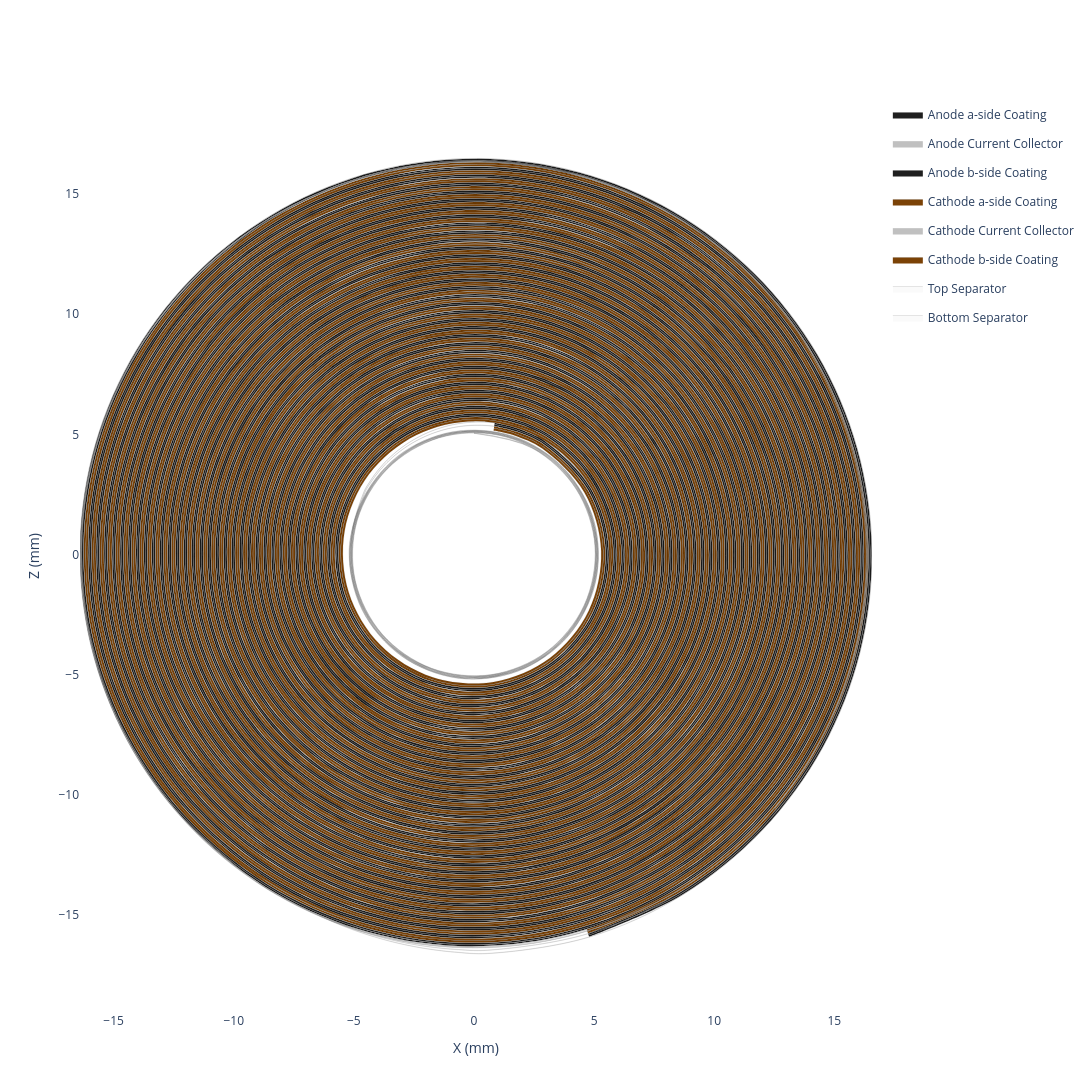

Notebook code for this chart:
### Code cell
my_jellyroll.get_spiral_plot(height=1300, width=1300).show()

### Figure 1 — Plotly figure (JSON) as saved in the notebook; plotly's stock layout.template omitted (floating-point values rounded to 4 significant figures; data arrays with more than 128 entries replaced by an {"elided": "..."} marker saying what was removed)
{"data": [{"customdata": {"elided": "1332x6 float values"}, "fill": "toself", "fillcolor": "#1f1f1f", "hovertemplate": "<b>Anode a-side Coating (Extruded)</b><br>Theta: %{customdata[0]:.2f}°<br>Unwrapped Length: %{customdata[1]:.2f} mm<br>Radius: %{customdata[2]:.2f} mm<br>X: %{customdata[3]:.2f} mm<br>Z: %{customdata[4]:.2f} mm<br>Turns: %{customdata[5]:.2f}<extra></extra>", "legendgroup": "Anode a-side Coating", "line": {"color": "black", "shape": "spline", "width": 0.1}, "mode": "lines", "name": "Anode a-side Coating", "type": "scatter", "x": {"elided": "1332 float values"}, "y": {"elided": "1332 float values"}}, {"customdata": {"elided": "1332x6 float values"}, "fill": "toself", "fillcolor": "#C0C0C0", "hovertemplate": "<b>Anode Current Collector (Extruded)</b><br>Theta: %{customdata[0]:.2f}°<br>Unwrapped Length: %{customdata[1]:.2f} mm<br>Radius: %{customdata[2]:.2f} mm<br>X: %{customdata[3]:.2f} mm<br>Z: %{customdata[4]:.2f} mm<br>Turns: %{customdata[5]:.2f}<extra></extra>", "legendgroup": "Anode Current Collector", "line": {"color": "black", "shape": "spline", "width": 0.1}, "mode": "lines", "name": "Anode Current Collector", "type": "scatter", "x": {"elided": "1332 float values"}, "y": {"elided": "1332 float values"}}, {"customdata": {"elided": "1332x6 float values"}, "fill": "toself", "fillcolor": "#1f1f1f", "hovertemplate": "<b>Anode b-side Coating (Extruded)</b><br>Theta: %{customdata[0]:.2f}°<br>Unwrapped Length: %{customdata[1]:.2f} mm<br>Radius: %{customdata[2]:.2f} mm<br>X: %{customdata[3]:.2f} mm<br>Z: %{customdata[4]:.2f} mm<br>Turns: %{customdata[5]:.2f}<extra></extra>", "legendgroup": "Anode b-side Coating", "line": {"color": "black", "shape": "spline", "width": 0.1}, "mode": "lines", "name": "Anode b-side Coating", "type": "scatter", "x": {"elided": "1332 float values"}, "y": {"elided": "1332 float values"}}, {"customdata": {"elided": "1332x6 float values"}, "fill": "toself", "fillcolor": "#7b4206", "hovertemplate": "<b>Cathode a-side Coating (Extruded)</b><br>Theta: %{customdata[0]:.2f}°<br>Unwrapped Length: %{customdata[1]:.2f} mm<br>Radius: %{customdata[2]:.2f} mm<br>X: %{customdata[3]:.2f} mm<br>Z: %{customdata[4]:.2f} mm<br>Turns: %{customdata[5]:.2f}<extra></extra>", "legendgroup": "Cathode a-side Coating", "line": {"color": "black", "shape": "spline", "width": 0.1}, "mode": "lines", "name": "Cathode a-side Coating", "type": "scatter", "x": {"elided": "1332 float values"}, "y": {"elided": "1332 float values"}}, {"customdata": {"elided": "1332x6 float values"}, "fill": "toself", "fillcolor": "#C0C0C0", "hovertemplate": "<b>Cathode Current Collector (Extruded)</b><br>Theta: %{customdata[0]:.2f}°<br>Unwrapped Length: %{customdata[1]:.2f} mm<br>Radius: %{customdata[2]:.2f} mm<br>X: %{customdata[3]:.2f} mm<br>Z: %{customdata[4]:.2f} mm<br>Turns: %{customdata[5]:.2f}<extra></extra>", "legendgroup": "Cathode Current Collector", "line": {"color": "black", "shape": "spline", "width": 0.1}, "mode": "lines", "name": "Cathode Current Collector", "type": "scatter", "x": {"elided": "1332 float values"}, "y": {"elided": "1332 float values"}}, {"customdata": {"elided": "1332x6 float values"}, "fill": "toself", "fillcolor": "#7b4206", "hovertemplate": "<b>Cathode b-side Coating (Extruded)</b><br>Theta: %{customdata[0]:.2f}°<br>Unwrapped Length: %{customdata[1]:.2f} mm<br>Radius: %{customdata[2]:.2f} mm<br>X: %{customdata[3]:.2f} mm<br>Z: %{customdata[4]:.2f} mm<br>Turns: %{customdata[5]:.2f}<extra></extra>", "legendgroup": "Cathode b-side Coating", "line": {"color": "black", "shape": "spline", "width": 0.1}, "mode": "lines", "name": "Cathode b-side Coating", "type": "scatter", "x": {"elided": "1332 float values"}, "y": {"elided": "1332 float values"}}, {"customdata": {"elided": "1950x6 float values"}, "fill": "toself", "fillcolor": "#fafafa", "hovertemplate": "<b>Top Separator (Extruded)</b><br>Theta: %{customdata[0]:.2f}°<br>Unwrapped Length: %{customdata[1]:.2f} mm<br>Radius: %{customdata[2]:.2f} mm<br>X: %{customdata[3]:.2f} mm<br>Z: %{customdata[4]:.2f} mm<br>Turns: %{customdata[5]:.2f}<extra></extra>", "legendgroup": "Top Separator", "line": {"color": "black", "shape": "spline", "width": 0.1}, "mode": "lines", "name": "Top Separator", "type": "scatter", "x": {"elided": "1950 float values"}, "y": {"elided": "1950 float values"}}, {"customdata": {"elided": "1950x6 float values"}, "fill": "toself", "fillcolor": "#fafafa", "hovertemplate": "<b>Bottom Separator (Extruded)</b><br>Theta: %{customdata[0]:.2f}°<br>Unwrapped Length: %{customdata[1]:.2f} mm<br>Radius: %{customdata[2]:.2f} mm<br>X: %{customdata[3]:.2f} mm<br>Z: %{customdata[4]:.2f} mm<br>Turns: %{customdata[5]:.2f}<extra></extra>", "legendgroup": "Bottom Separator", "line": {"color": "black", "shape": "spline", "width": 0.1}, "mode": "lines", "name": "Bottom Separator", "type": "scatter", "x": {"elided": "1950 float values"}, "y": {"elided": "1950 float values"}}, {"customdata": {"elided": "973x6 float values"}, "hovertemplate": "<b>Top Separator</b><br>Theta: %{customdata[0]:.2f}°<br>Unwrapped Length: %{customdata[1]:.2f} mm<br>Radius: %{customdata[2]:.2f} mm<br>X: %{customdata[3]:.2f} mm<br>Z: %{customdata[4]:.2f} mm<br>Turns: %{customdata[5]:.2f}<extra></extra>", "legendgroup": "Top Separator", "line": {"color": "#fafafa", "shape": "spline", "width": 0}, "mode": "lines", "name": "Top Separator", "showlegend": false, "type": "scatter", "x": {"elided": "973 float values"}, "y": {"elided": "973 float values"}}, {"customdata": {"elided": "664x6 float values"}, "hovertemplate": "<b>Anode a-side Coating</b><br>Theta: %{customdata[0]:.2f}°<br>Unwrapped Length: %{customdata[1]:.2f} mm<br>Radius: %{customdata[2]:.2f} mm<br>X: %{customdata[3]:.2f} mm<br>Z: %{customdata[4]:.2f} mm<br>Turns: %{customdata[5]:.2f}<extra></extra>", "legendgroup": "Anode a-side Coating", "line": {"color": "#1f1f1f", "shape": "spline", "width": 0}, "mode": "lines", "name": "Anode a-side Coating", "showlegend": false, "type": "scatter", "x": {"elided": "664 float values"}, "y": {"elided": "664 float values"}}, {"customdata": {"elided": "664x6 float values"}, "hovertemplate": "<b>Anode Current Collector</b><br>Theta: %{customdata[0]:.2f}°<br>Unwrapped Length: %{customdata[1]:.2f} mm<br>Radius: %{customdata[2]:.2f} mm<br>X: %{customdata[3]:.2f} mm<br>Z: %{customdata[4]:.2f} mm<br>Turns: %{customdata[5]:.2f}<extra></extra>", "legendgroup": "Anode Current Collector", "line": {"color": "#C0C0C0", "shape": "spline", "width": 0}, "mode": "lines", "name": "Anode Current Collector", "showlegend": false, "type": "scatter", "x": {"elided": "664 float values"}, "y": {"elided": "664 float values"}}, {"customdata": {"elided": "664x6 float values"}, "hovertemplate": "<b>Anode b-side Coating</b><br>Theta: %{customdata[0]:.2f}°<br>Unwrapped Length: %{customdata[1]:.2f} mm<br>Radius: %{customdata[2]:.2f} mm<br>X: %{customdata[3]:.2f} mm<br>Z: %{customdata[4]:.2f} mm<br>Turns: %{customdata[5]:.2f}<extra></extra>", "legendgroup": "Anode b-side Coating", "line": {"color": "#1f1f1f", "shape": "spline", "width": 0}, "mode": "lines", "name": "Anode b-side Coating", "showlegend": false, "type": "scatter", "x": {"elided": "664 float values"}, "y": {"elided": "664 float values"}}, {"customdata": {"elided": "973x6 float values"}, "hovertemplate": "<b>Bottom Separator</b><br>Theta: %{customdata[0]:.2f}°<br>Unwrapped Length: %{customdata[1]:.2f} mm<br>Radius: %{customdata[2]:.2f} mm<br>X: %{customdata[3]:.2f} mm<br>Z: %{customdata[4]:.2f} mm<br>Turns: %{customdata[5]:.2f}<extra></extra>", "legendgroup": "Bottom Separator", "line": {"color": "#fafafa", "shape": "spline", "width": 0}, "mode": "lines", "name": "Bottom Separator", "showlegend": false, "type": "scatter", "x": {"elided": "973 float values"}, "y": {"elided": "973 float values"}}, {"customdata": {"elided": "664x6 float values"}, "hovertemplate": "<b>Cathode a-side Coating</b><br>Theta: %{customdata[0]:.2f}°<br>Unwrapped Length: %{customdata[1]:.2f} mm<br>Radius: %{customdata[2]:.2f} mm<br>X: %{customdata[3]:.2f} mm<br>Z: %{customdata[4]:.2f} mm<br>Turns: %{customdata[5]:.2f}<extra></extra>", "legendgroup": "Cathode a-side Coating", "line": {"color": "#7b4206", "shape": "spline", "width": 0}, "mode": "lines", "name": "Cathode a-side Coating", "showlegend": false, "type": "scatter", "x": {"elided": "664 float values"}, "y": {"elided": "664 float values"}}, {"customdata": {"elided": "664x6 float values"}, "hovertemplate": "<b>Cathode Current Collector</b><br>Theta: %{customdata[0]:.2f}°<br>Unwrapped Length: %{customdata[1]:.2f} mm<br>Radius: %{customdata[2]:.2f} mm<br>X: %{customdata[3]:.2f} mm<br>Z: %{customdata[4]:.2f} mm<br>Turns: %{customdata[5]:.2f}<extra></extra>", "legendgroup": "Cathode Current Collector", "line": {"color": "#C0C0C0", "shape": "spline", "width": 0}, "mode": "lines", "name": "Cathode Current Collector", "showlegend": false, "type": "scatter", "x": {"elided": "664 float values"}, "y": {"elided": "664 float values"}}, {"customdata": {"elided": "664x6 float values"}, "hovertemplate": "<b>Cathode b-side Coating</b><br>Theta: %{customdata[0]:.2f}°<br>Unwrapped Length: %{customdata[1]:.2f} mm<br>Radius: %{customdata[2]:.2f} mm<br>X: %{customdata[3]:.2f} mm<br>Z: %{customdata[4]:.2f} mm<br>Turns: %{customdata[5]:.2f}<extra></extra>", "legendgroup": "Cathode b-side Coating", "line": {"color": "#7b4206", "shape": "spline", "width": 0}, "mode": "lines", "name": "Cathode b-side Coating", "showlegend": false, "type": "scatter", "x": {"elided": "664 float values"}, "y": {"elided": "664 float values"}}], "layout": {"height": 1300, "hovermode": "closest", "paper_bgcolor": "white", "plot_bgcolor": "white", "width": 1300, "xaxis": {"scaleanchor": "y", "title": {"text": "X (mm)"}, "zeroline": false}, "yaxis": {"title": {"text": "Z (mm)"}, "zeroline": false}}}
